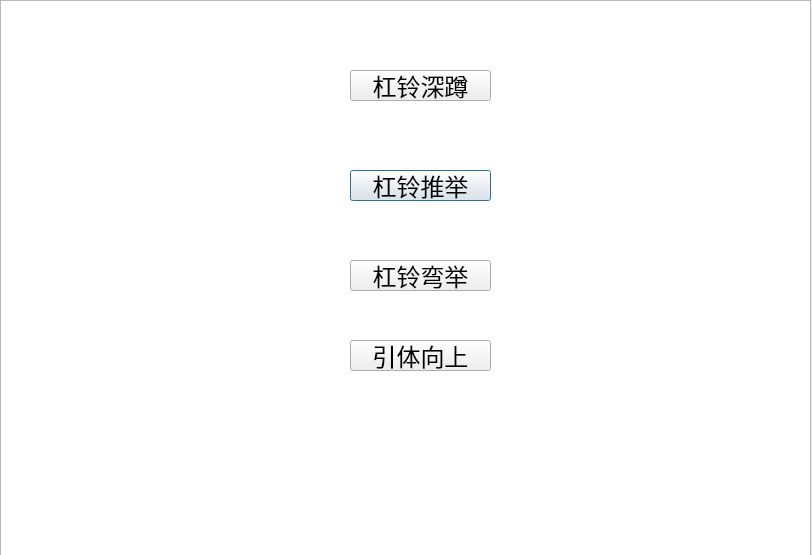
<?xml version="1.0" encoding="UTF-8"?>
<ui version="4.0">
 <class>Dialog</class>
 <widget class="QDialog" name="Dialog">
  <property name="geometry">
   <rect>
    <x>0</x>
    <y>0</y>
    <width>812</width>
    <height>555</height>
   </rect>
  </property>
  <property name="windowTitle">
   <string>Dialog</string>
  </property>
  <widget class="QListView" name="listView">
   <property name="geometry">
    <rect>
     <x>0</x>
     <y>0</y>
     <width>811</width>
     <height>561</height>
    </rect>
   </property>
   <property name="styleSheet">
    <string notr="true">background-image: url(:/pie21.png)</string>
   </property>
  </widget>
  <widget class="QPushButton" name="pushButton_2">
   <property name="geometry">
    <rect>
     <x>350</x>
     <y>170</y>
     <width>141</width>
     <height>31</height>
    </rect>
   </property>
   <property name="font">
    <font>
     <family>阿里巴巴普惠体</family>
     <pointsize>18</pointsize>
    </font>
   </property>
   <property name="text">
    <string>杠铃推举</string>
   </property>
  </widget>
  <widget class="QPushButton" name="pushButton_3">
   <property name="geometry">
    <rect>
     <x>350</x>
     <y>260</y>
     <width>141</width>
     <height>31</height>
    </rect>
   </property>
   <property name="font">
    <font>
     <family>阿里巴巴普惠体</family>
     <pointsize>18</pointsize>
    </font>
   </property>
   <property name="text">
    <string>杠铃弯举</string>
   </property>
  </widget>
  <widget class="QPushButton" name="pushButton_4">
   <property name="geometry">
    <rect>
     <x>350</x>
     <y>340</y>
     <width>141</width>
     <height>31</height>
    </rect>
   </property>
   <property name="font">
    <font>
     <family>阿里巴巴普惠体</family>
     <pointsize>18</pointsize>
    </font>
   </property>
   <property name="text">
    <string>引体向上</string>
   </property>
  </widget>
  <widget class="QPushButton" name="pushButton">
   <property name="geometry">
    <rect>
     <x>350</x>
     <y>70</y>
     <width>141</width>
     <height>31</height>
    </rect>
   </property>
   <property name="font">
    <font>
     <family>阿里巴巴普惠体</family>
     <pointsize>18</pointsize>
    </font>
   </property>
   <property name="text">
    <string>杠铃深蹲</string>
   </property>
  </widget>
 </widget>
 <resources>
  <include location="text2.qrc"/>
 </resources>
 <connections/>
</ui>
